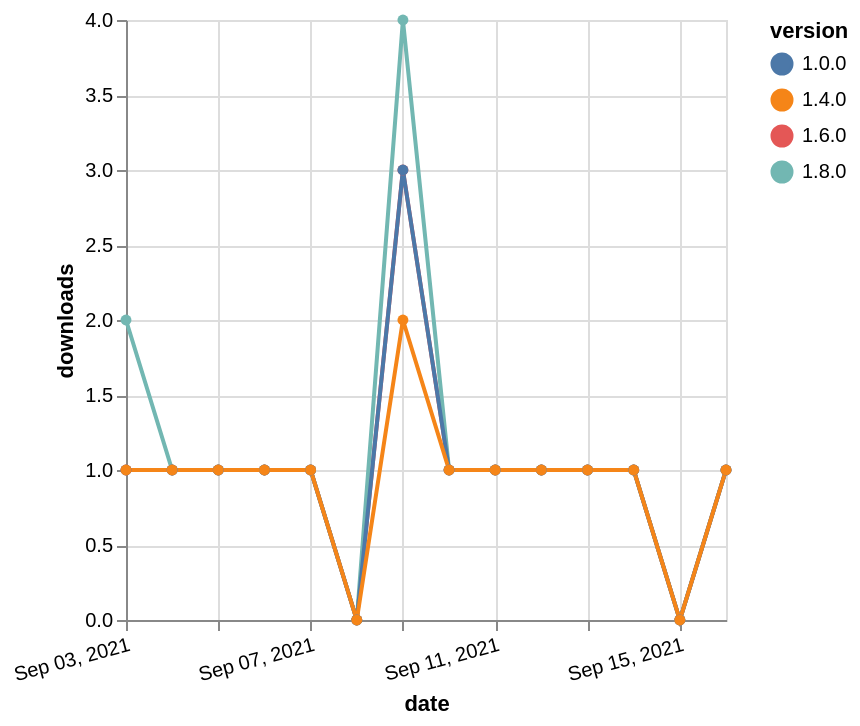

Source (Vega-Lite JSON):
### Vega-Lite specification from a JSON file in a GitHub repository (floating-point values rounded to 4 significant figures)
{"$schema": "https://vega.github.io/schema/vega-lite/v5.json", "description": "A simple bar chart with embedded data.", "data": {"values": [{"date": "2021-09-03", "total": 190, "delta": 1, "version": "1.6.0"}, {"date": "2021-09-04", "total": 191, "delta": 1, "version": "1.6.0"}, {"date": "2021-09-05", "total": 192, "delta": 1, "version": "1.6.0"}, {"date": "2021-09-06", "total": 193, "delta": 1, "version": "1.6.0"}, {"date": "2021-09-07", "total": 194, "delta": 1, "version": "1.6.0"}, {"date": "2021-09-08", "total": 194, "delta": 0, "version": "1.6.0"}, {"date": "2021-09-09", "total": 197, "delta": 3, "version": "1.6.0"}, {"date": "2021-09-10", "total": 198, "delta": 1, "version": "1.6.0"}, {"date": "2021-09-11", "total": 199, "delta": 1, "version": "1.6.0"}, {"date": "2021-09-12", "total": 200, "delta": 1, "version": "1.6.0"}, {"date": "2021-09-13", "total": 201, "delta": 1, "version": "1.6.0"}, {"date": "2021-09-14", "total": 202, "delta": 1, "version": "1.6.0"}, {"date": "2021-09-15", "total": 202, "delta": 0, "version": "1.6.0"}, {"date": "2021-09-16", "total": 203, "delta": 1, "version": "1.6.0"}, {"date": "2021-09-03", "total": 119, "delta": 2, "version": "1.8.0"}, {"date": "2021-09-04", "total": 120, "delta": 1, "version": "1.8.0"}, {"date": "2021-09-05", "total": 121, "delta": 1, "version": "1.8.0"}, {"date": "2021-09-06", "total": 122, "delta": 1, "version": "1.8.0"}, {"date": "2021-09-07", "total": 123, "delta": 1, "version": "1.8.0"}, {"date": "2021-09-08", "total": 123, "delta": 0, "version": "1.8.0"}, {"date": "2021-09-09", "total": 127, "delta": 4, "version": "1.8.0"}, {"date": "2021-09-10", "total": 128, "delta": 1, "version": "1.8.0"}, {"date": "2021-09-11", "total": 129, "delta": 1, "version": "1.8.0"}, {"date": "2021-09-12", "total": 130, "delta": 1, "version": "1.8.0"}, {"date": "2021-09-13", "total": 131, "delta": 1, "version": "1.8.0"}, {"date": "2021-09-14", "total": 132, "delta": 1, "version": "1.8.0"}, {"date": "2021-09-15", "total": 132, "delta": 0, "version": "1.8.0"}, {"date": "2021-09-16", "total": 133, "delta": 1, "version": "1.8.0"}, {"date": "2021-09-03", "total": 193, "delta": 1, "version": "1.0.0"}, {"date": "2021-09-04", "total": 194, "delta": 1, "version": "1.0.0"}, {"date": "2021-09-05", "total": 195, "delta": 1, "version": "1.0.0"}, {"date": "2021-09-06", "total": 196, "delta": 1, "version": "1.0.0"}, {"date": "2021-09-07", "total": 197, "delta": 1, "version": "1.0.0"}, {"date": "2021-09-08", "total": 197, "delta": 0, "version": "1.0.0"}, {"date": "2021-09-09", "total": 200, "delta": 3, "version": "1.0.0"}, {"date": "2021-09-10", "total": 201, "delta": 1, "version": "1.0.0"}, {"date": "2021-09-11", "total": 202, "delta": 1, "version": "1.0.0"}, {"date": "2021-09-12", "total": 203, "delta": 1, "version": "1.0.0"}, {"date": "2021-09-13", "total": 204, "delta": 1, "version": "1.0.0"}, {"date": "2021-09-14", "total": 205, "delta": 1, "version": "1.0.0"}, {"date": "2021-09-15", "total": 205, "delta": 0, "version": "1.0.0"}, {"date": "2021-09-16", "total": 206, "delta": 1, "version": "1.0.0"}, {"date": "2021-09-03", "total": 164, "delta": 1, "version": "1.4.0"}, {"date": "2021-09-04", "total": 165, "delta": 1, "version": "1.4.0"}, {"date": "2021-09-05", "total": 166, "delta": 1, "version": "1.4.0"}, {"date": "2021-09-06", "total": 167, "delta": 1, "version": "1.4.0"}, {"date": "2021-09-07", "total": 168, "delta": 1, "version": "1.4.0"}, {"date": "2021-09-08", "total": 168, "delta": 0, "version": "1.4.0"}, {"date": "2021-09-09", "total": 170, "delta": 2, "version": "1.4.0"}, {"date": "2021-09-10", "total": 171, "delta": 1, "version": "1.4.0"}, {"date": "2021-09-11", "total": 172, "delta": 1, "version": "1.4.0"}, {"date": "2021-09-12", "total": 173, "delta": 1, "version": "1.4.0"}, {"date": "2021-09-13", "total": 174, "delta": 1, "version": "1.4.0"}, {"date": "2021-09-14", "total": 175, "delta": 1, "version": "1.4.0"}, {"date": "2021-09-15", "total": 175, "delta": 0, "version": "1.4.0"}, {"date": "2021-09-16", "total": 176, "delta": 1, "version": "1.4.0"}]}, "width": "container", "mark": {"type": "line", "point": {"filled": true}}, "encoding": {"x": {"field": "date", "type": "temporal", "timeUnit": "yearmonthdate", "title": "date", "axis": {"labelAngle": -15}}, "y": {"field": "delta", "type": "quantitative", "title": "downloads"}, "color": {"field": "version", "type": "nominal"}, "tooltip": {"field": "delta"}}}
